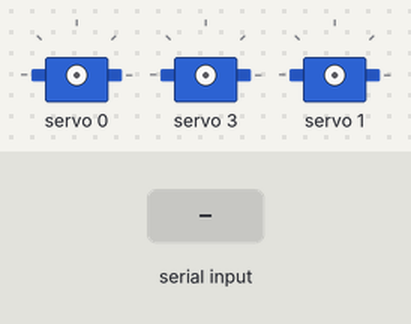
The sketch below on a simulated Arduino Uno, built with avr-gcc and run on an emulated ATmega328P. Parts: 3 × servo. The inputs (shaded band) are chosen by the test bench. What the sketch prints to the serial monitor is not drawn.

Above: at 1.2 s.
1.3 s: "q" received over Serial
2.8 s: byte 114 ('r') received over Serial
4.3 s: byte 116 ('t') received over Serial
At 4.7 s:
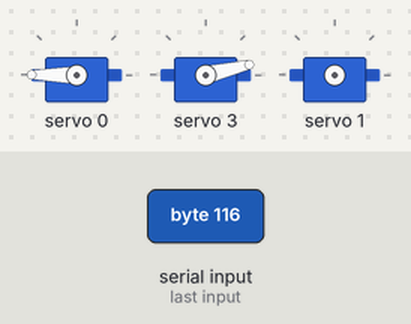
5.8 s: byte 121 ('y') received over Serial
At 7.0 s:
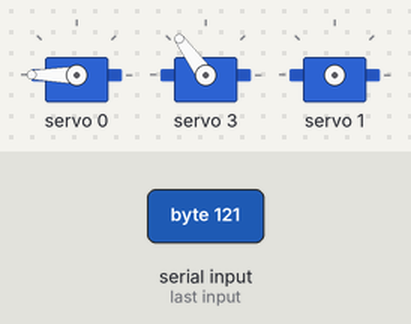
7.3 s: "a" received over Serial
At 8.2 s:
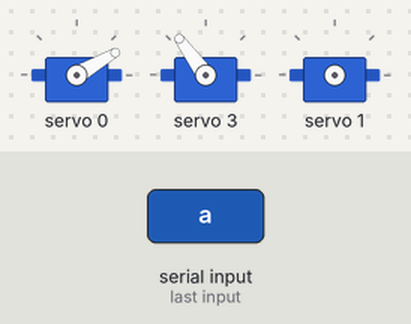
8.8 s: "e" received over Serial
Timing chart, 0 to 11.3 s (numbered marks = the images above; inputs shaded):
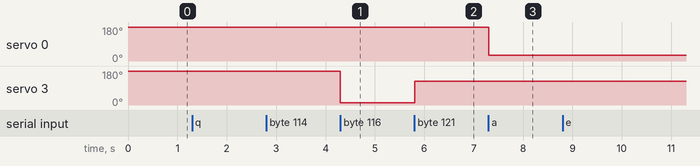

Measured:
- after the input at 4.3 s, servo 3: 180° → 13° at once
- after the input at 5.8 s, servo 3: 13° → 126° at once
- after the input at 7.3 s, servo 0: 180° → 30° at once

The sketch:

new_robot_arm.ino
```cpp
#include <Wire.h>
#include <Adafruit_PWMServoDriver.h>

Adafruit_PWMServoDriver pwm = Adafruit_PWMServoDriver();

const int STOP = 375;
const int FORWARD = 650;
const int REVERSE = 175;
const int ROTATE_360_TIME = 1200;  // Adjust this for your servos

const int servoChannel0 = 0;
const int servoChannel1 = 1;
const int servoChannel2 = 2;
const int servoChannel3 = 3;

// Function prototype
void spinOnce(int channel, int directionPWM, const char* message);

void setup() {
  Serial.begin(9600);
  pwm.begin();
  pwm.setPWMFreq(50);

  Serial.println("Press keys to control servos:");
  Serial.println("  q = Servo 0 forward");
  Serial.println("  a = Servo 0 reverse");
  Serial.println("  w = Servo 1 forward");
  Serial.println("  s = Servo 1 reverse");
}

void loop() {
  // Check for a handshake
  if (Serial.available()) {
    char receivedByte = Serial.read();

    if (receivedByte == 'B') {
      Serial.println("Handshake received!");
      Serial.print('A');  // Send acknowledgment
      return;
    }

    // Process commands
    switch (receivedByte) {
      case 'q': spinOnce(servoChannel0, FORWARD, "Servo 0 → FORWARD 360°"); break;
      case 'a': spinOnce(servoChannel0, REVERSE, "Servo 0 → REVERSE 360°"); break;
      case 'w': spinOnce(servoChannel1, 600, "Servo 1 → FORWARD 360°"); break;
      case 's': spinOnce(servoChannel1, 150, "Servo 1 → REVERSE 360°"); break;
      case 'e': spinOnce(servoChannel1, 485, "Servo 1 → Up"); break;
      case 'f': spinOnce(servoChannel0, 412, "Servo 0 → Forward"); break;
      case 'g': spinOnce(servoChannel2, 650, "Servo 2 → Down"); break;
      case 'h': spinOnce(servoChannel2, 150, "Servo 2 → Up"); break;
      case 'j': spinOnce(servoChannel2, 535, "Servo 2 → Straight Up"); break;
      case 'r': spinOnce(servoChannel3, 615, "Servo 3 → Grabber Pickup"); break;
      case 't': spinOnce(servoChannel3, 140, "Servo 3 → Grabber Hold"); break;
      case 'y': spinOnce(servoChannel3, 378, "Servo 3 → Straight Up"); break;
      default: Serial.println("Unknown key."); break;
    }
  }
}

void spinOnce(int channel, int directionPWM, const char* message) {
  Serial.println(message);
  pwm.setPWM(channel, 0, directionPWM);
  delay(ROTATE_360_TIME);
  // Uncomment the line below to stop the motor after each command
  // pwm.setPWM(channel, 0, STOP);
}
```
